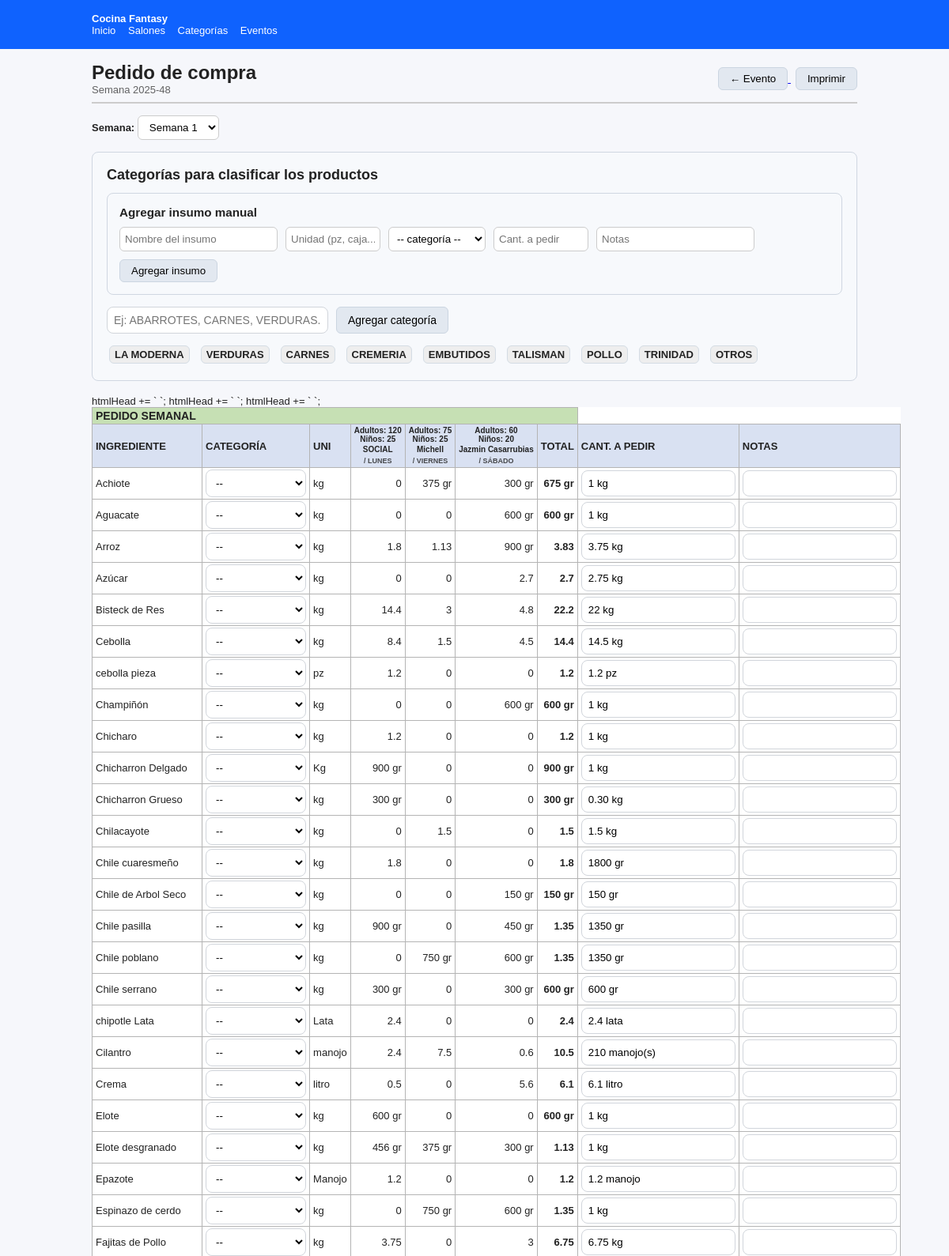
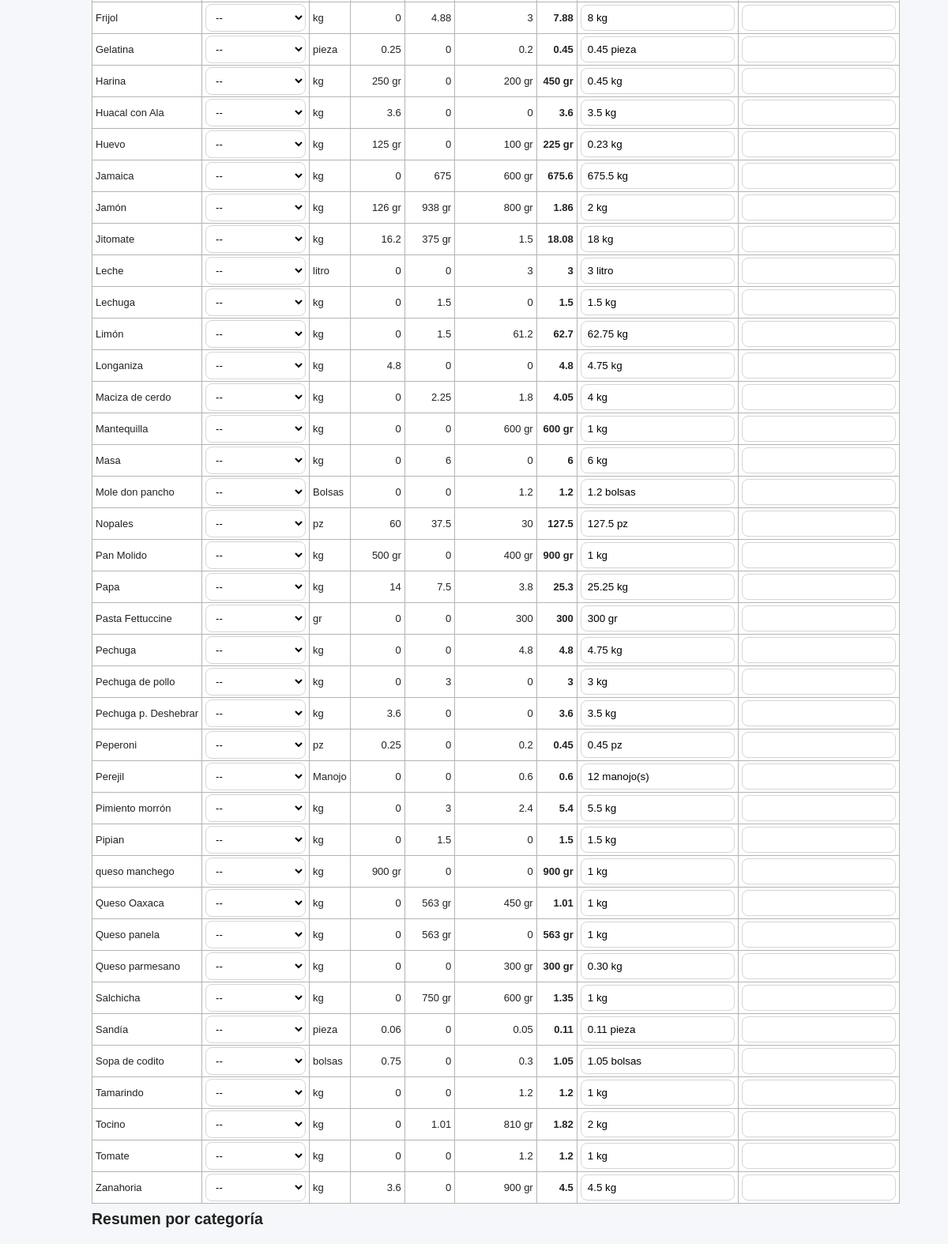
Page /pedido_compras.php (upper part) on the committed database (2 pictures, top to bottom).
### tables this page shows
CREATE TABLE `evento` (
  `id_evento` int(11) NOT NULL,
  `fecha` date NOT NULL,
  `titulo` varchar(150) DEFAULT NULL,
  `misa` time DEFAULT NULL,
  `recepcion` time DEFAULT NULL,
  `inicio` time DEFAULT NULL,
  `descorche` tinyint(1) NOT NULL DEFAULT 0,
  `cafe` tinyint(1) NOT NULL DEFAULT 0,
  `degustaciones` varchar(120) DEFAULT NULL,
  `notas` text DEFAULT NULL
);

### db.php (called while the page is built, shortened)
<?php
function h($s){ return htmlspecialchars((string)$s, ENT_QUOTES, 'UTF-8'); }

### pedido_compras.php (the view, shortened to what this page needs)
<?php
require_once __DIR__ . '/db.php';
require_once __DIR__ . '/header.php';
function fmt_human($val, $ingrediente = null, $unidad = null){
    $val = round((float)$val, 3);
    if ($unidad && strtolower($unidad)==='kg' && $val>0 && $val<1){
        return round($val*1000) . ' gr';
    }
    $s = number_format($val, 2, '.', '');
    return rtrim(rtrim($s,'0'),'.');
}
function tituloConDiaYSalon($titulo, $fecha, $salon) {
    $dias = ["DOMINGO","LUNES","MARTES","MIÉRCOLES","JUEVES","VIERNES","SÁBADO"];
    $num = date("w", strtotime($fecha));
    $dia = $dias[$num];
    $salon = strtoupper($salon ?: "");
    return "$titulo / $dia $salon";
}
$semana_seleccionada = null;
$semanas_raw = $pdo->query("
    SELECT DISTINCT DATE_FORMAT(fecha, '%Y-W%v') AS semana
    FROM evento
    ORDER BY semana ASC
")->fetchAll(PDO::FETCH_COLUMN);
$semanas = [];
$contador = 1;
foreach ($semanas_raw as $sem) {
    $semanas[] = [
        'id' => $sem,
        'num' => $contador
    ];
    $contador++;
}
$ultima_semana_cookie = $_COOKIE['ultima_semana'] ?? null;
if (isset($_GET['sem'])) {
    $semana_seleccionada = $_GET['sem'];
    setcookie("ultima_semana", $semana_seleccionada, time() + 31536000, "/");
}
elseif ($ultima_semana_cookie && in_array($ultima_semana_cookie, array_column($semanas, 'id'))) {
    $semana_seleccionada = $ultima_semana_cookie;
}
else {
    $semana_seleccionada = $semanas[0]['id'];
}
$eventsStmt = $pdo->prepare("
    SELECT id_evento, fecha, titulo
    FROM evento
    WHERE DATE_FORMAT(fecha, '%Y-W%v') = ?
    ORDER BY fecha ASC
");
$eventsStmt->execute([$semana_seleccionada]);
$events = $eventsStmt->fetchAll(PDO::FETCH_ASSOC);
$primera_fecha = $events[0]['fecha'];
$semana_id = date("Y-W", strtotime($primera_fecha));
$ids = implode(",", array_map(fn($ev)=>$ev['id_evento'],$events));
$detStmt = $pdo->prepare("
    SELECT id_evento_salon, salon, ingrediente, unidad, cantidad_calc, id_evento
    FROM vw_evento_salon_platillo_ingrediente
    WHERE id_evento IN ($ids)
");
$detStmt->execute();
$det = $detStmt->fetchAll(PDO::FETCH_ASSOC);
$adultos_evento = [];
$ninos_evento   = [];
$qAN = $pdo->prepare("
    SELECT id_evento, adultos, ninos
    FROM evento_salon
    WHERE id_evento IN ($ids)
");
$qAN->execute();
foreach ($qAN->fetchAll(PDO::FETCH_ASSOC) as $r) {
    $id = $r['id_evento'];
    if (!isset($adultos_evento[$id])) $adultos_evento[$id] = (int)$r['adultos'];
    if (!isset($ninos_evento[$id]))   $ninos_evento[$id]   = (int)$r['ninos'];
}
$porIng = [];
foreach ($det as $r){
    $ing = trim($r['ingrediente']);
    $unidad = $r['unidad'];
    $id_evento = (int)$r['id_evento'];
    $cant = (float)$r['cantidad_calc'];
    if (!isset($porIng[$ing])){
        $porIng[$ing] = ['unidad'=>$unidad,'eventos'=>[],'total'=>0];
    }
    if (!isset($porIng[$ing]['eventos'][$id_evento]))
        $porIng[$ing]['eventos'][$id_evento] = 0;
    $porIng[$ing]['eventos'][$id_evento] += $cant;
    $porIng[$ing]['total'] += $cant;
}
uksort($porIng, fn($a,$b)=>strnatcasecmp($a,$b));
?>
<div class="header-bar no-print" style="
    display:flex;
    justify-content:space-between;
    align-items:center;
    margin-bottom:15px;
    padding-bottom:8px;
    border-bottom:2px solid #ccc;">
    <div>
        <div style="font-size:24px; font-weight:bold;">Pedido de compra</div>
        <div style="font-size:13px; opacity:0.7;">Semana <?= h($semana_id) ?></div>
    </div>
    <div>
        <a href="evento_list.php">
            <button style="
                padding:6px 14px;
                border-radius:6px;
                background:#e2e8f0;
                border:1px solid #cbd5e1;
                cursor:pointer;">
                ← Evento
            </button>
        </a>
        <button onclick="window.print()" style="
            padding:6px 14px;
            border-radius:6px;
            background:#e2e8f0;
            border:1px solid #cbd5e1;
            cursor:pointer;
            margin-left:6px;">
            Imprimir
        </button>
    </div>
</div>
<div class="no-print" style="margin-bottom:15px;">
    <form method="GET">
        <label><strong>Semana:</strong></label>
        <select name="sem" onchange="this.form.submit()"
            style="padding:6px 10px; border-radius:6px; border:1px solid #ccc;">
           <<?php foreach ($semanas as $sem): ?>
    <option value="<?= $sem['id'] ?>" <?= $sem['id'] == $semana_seleccionada ? 'selected' : '' ?>>
        Semana <?= $sem['num'] ?>
    </option>
<?php endforeach; ?>
        </select>
    </form>
</div>
<div class="no-print cat-box">
    <h3 class="cat-title">Categorías para clasificar los productos</h3>
<div class="no-print insumo-box" style="
    background:#f7f9fc;
    border:1px solid #d0d7e1;
    border-radius:8px;
    padding:15px;
    margin-bottom:15px;">
    <h3 style="margin:0 0 10px 0;">Agregar insumo manual</h3>
    <div style="display:flex; gap:10px; flex-wrap:wrap;">
        <input id="insumo_nombre" type="text" placeholder="Nombre del insumo"
            style="padding:6px; border:1px solid #ccc; border-radius:6px; width:200px;">
        <input id="insumo_unidad" type="text" placeholder="Unidad (pz, caja...)"
            style="padding:6px; border:1px solid #ccc; border-radius:6px; width:120px;">
        <select id="insumo_categoria" class="cat-select"
            style="padding:6px; border:1px solid #ccc; border-radius:6px;">
            <option value="">-- categoría --</option>
        </select>
        <input id="insumo_pedir" type="text" placeholder="Cant. a pedir"
            style="padding:6px; border:1px solid #ccc; border-radius:6px; width:120px;">
        <input id="insumo_notas" type="text" placeholder="Notas"
            style="padding:6px; border:1px solid #ccc; border-radius:6px; width:200px;">
        <button onclick="agregarInsumoManual()" style="
            padding:6px 14px; border-radius:6px; background:#e2e8f0;
            border:1px solid #cbd5e1; cursor:pointer;">
            Agregar insumo
        </button>
    </div>
</div>
    <div class="cat-input-row">
        <input id="nueva_categoria" class="cat-input"
               type="text" placeholder="Ej: ABARROTES, CARNES, VERDURAS...">
        <button class="btn-cat" onclick="addCategoria()">Agregar categoría</button>
    </div>
    <div id="cat_badges" class="cat-badges"></div>
</div>
<div class="pedido-original">
<table class="pedido" id="tabla_pedido_original">
<thead>
<tr><th class="excel-title" colspan="<?= 4 + count($events) ?>">PEDIDO SEMANAL</th></tr>
<tr>
    <th>INGREDIENTE</th>
    <th>CATEGORÍA</th>
    <th>UNI</th>
<?php foreach ($events as $e): ?>
<?php $id = $e['id_evento']; ?>
    <th class="evento-head" style="text-align:center;">
        <div style="font-size:10px; font-weight:bold;">
            Adultos: <?= $adultos_evento[$id] ?? 0 ?><br>
            Niños: <?= $ninos_evento[$id] ?? 0 ?>
        </div>
        <div style="font-size:10px; font-weight:bold; margin-top:2px;">
            <?= h($e['titulo']) ?>
        </div>
        <small style="font-size:9px; opacity:0.8;">
            <?= h(tituloConDiaYSalon("", $e['fecha'], $salones_evento[$id] ?? "")) ?>
        </small>
    </th>
<?php endforeach; ?>
    <th>TOTAL</th>
    <th>CANT. A PEDIR</th>
    <th>NOTAS</th>
</tr>
</thead>
<tbody>
<?php foreach ($porIng as $ing=>$info): ?>
<tr data-ing="<?= h($ing) ?>">
    <td><?= h($ing) ?></td>
    <td><select class="cat-select"></select></td>
    <td><?= h($info['unidad']) ?></td>
    <?php foreach ($events as $ev):
        $id=$ev['id_evento'];
        $cant=$info['eventos'][$id]??0;
    ?>
        <td class="right"><?= h(fmt_human($cant,$ing,$info['unidad'])) ?></td>
    <?php endforeach; ?>
    <td class="right"><strong><?= h(fmt_human($info['total'],$ing,$info['unidad'])) ?></strong></td>
    <td><input type="text"></td>
    <td><input type="text"></td>
</tr>
<?php endforeach; ?>
</tbody>
</table>
</div>
<h2>Resumen por categoría</h2>
<?php require_once __DIR__ . '/footer.php'; ?>

### style.css (style rules this page uses)
* { box-sizing:border-box }
body { font-family:system-ui,-apple-system,Segoe UI,Roboto,Ubuntu,'Helvetica Neue',Arial,sans-serif;margin:0;background:#f6f7fb;color:#222 }
h1,h2 { margin:8px 0 12px }
table { width:100%;border-collapse:collapse;background:#fff }
th,td { padding:8px 10px;border-bottom:1px solid #eee;text-align:left }
th { background:#f3f4f6 }
input[type="text"],input[type="date"],input[type="time"],input[type="number"],select,textarea { padding:8px;border:1px solid #d1d5db;border-radius:8px;background:#fff }

### pedido_compras.php (style rules this page uses)
body { font-family:Calibri,Arial; font-size:13px; }
table.pedido { width:100%; border-collapse:collapse; background:#fff; }
table.pedido th, table.pedido td { border:0.5px solid #b4b4b4; padding:2px 4px; white-space:nowrap; overflow:hidden; text-overflow:ellipsis; }
thead th { background:#d9e1f2; font-weight:700; }
.excel-title { background:#c6e0b4!important; font-size:14px; font-weight:bold; }
.right { text-align:right }
.cat-box { background:#f7f9fc; border:1px solid #d0d7e1; border-radius:8px; padding:18px; margin-bottom:18px; }
.cat-title { margin:0 0 12px 0; font-size:18px; font-weight:bold; }
.cat-input-row { display:flex; gap:10px; align-items:center; margin-bottom:12px; }
.cat-input { padding:8px 12px; width:280px; border:1px solid #cbd5e1; border-radius:6px; outline:none; font-size:14px; }
.btn-cat { padding:8px 14px; background:#e2e8f0; border:1px solid #cbd5e1; border-radius:6px; cursor:pointer; font-size:14px; }
.cat-badges { display:flex; gap:8px; flex-wrap:wrap; margin-top:4px; }

### rows in the picture
evento: fecha "2025-48", id_evento "120", id_evento "25", titulo "SOCIAL", fecha+id_evento "/ LUNES", id_evento "0", id_evento "1.8", id_evento "14.4", id_evento "8.4", id_evento "1.2", id_evento "900 gr", id_evento "300 gr", id_evento "2.4", id_evento "0.5", id_evento "600 gr", id_evento "456 gr", id_evento "3.75", id_evento "0.25", id_evento "250 gr", id_evento "3.6", id_evento "125 gr", id_evento "126 gr", id_evento "16.2", unidad "0", id_evento "4.8", id_evento "60", id_evento "500 gr", id_evento "14", id_evento "0.06", id_evento "0.75"
evento: id_evento "75", id_evento "25", titulo "Michell", fecha+id_evento "/ VIERNES", id_evento "375 gr", id_evento "0", id_evento "1.13", id_evento "3", id_evento "1.5", id_evento "750 gr", id_evento "7.5", id_evento "4.88", id_evento "675", id_evento "938 gr", unidad "1.5", id_evento "2.25", id_evento "6", id_evento "37.5", id_evento "563 gr", id_evento "1.01"
evento: id_evento "60", id_evento "20", titulo "Jazmin Casarrubias", fecha+id_evento "/ SÁBADO", id_evento "300 gr", id_evento "600 gr", id_evento "900 gr", id_evento "2.7", id_evento "4.8", id_evento "4.5", id_evento "0", id_evento "150 gr", id_evento "450 gr", id_evento "0.6", id_evento "5.6", id_evento "3", id_evento "0.2", id_evento "200 gr", id_evento "100 gr", id_evento "800 gr", id_evento "1.5", unidad "61.2", id_evento "1.8", id_evento "1.2", id_evento "30", id_evento "400 gr", id_evento "3.8", id_evento "300", id_evento "2.4", id_evento "0.05", id_evento "0.3", id_evento "810 gr"

### other values in the picture
$ing "Achiote"
$info['unidad'] "kg"
fmt_human($info['total'],$ing,$info['unidad']) "675 gr"
$ing "Aguacate"
$ing "Arroz"
fmt_human($info['total'],$ing,$info['unidad']) "3.83"
$ing "Azúcar"
$ing "Bisteck de Res"
fmt_human($info['total'],$ing,$info['unidad']) "22.2"
$ing "Cebolla"
fmt_human($info['total'],$ing,$info['unidad']) "14.4"
$ing "cebolla pieza"
$info['unidad'] "pz"
fmt_human($info['total'],$ing,$info['unidad']) "1.2"
$ing "Champiñón"
